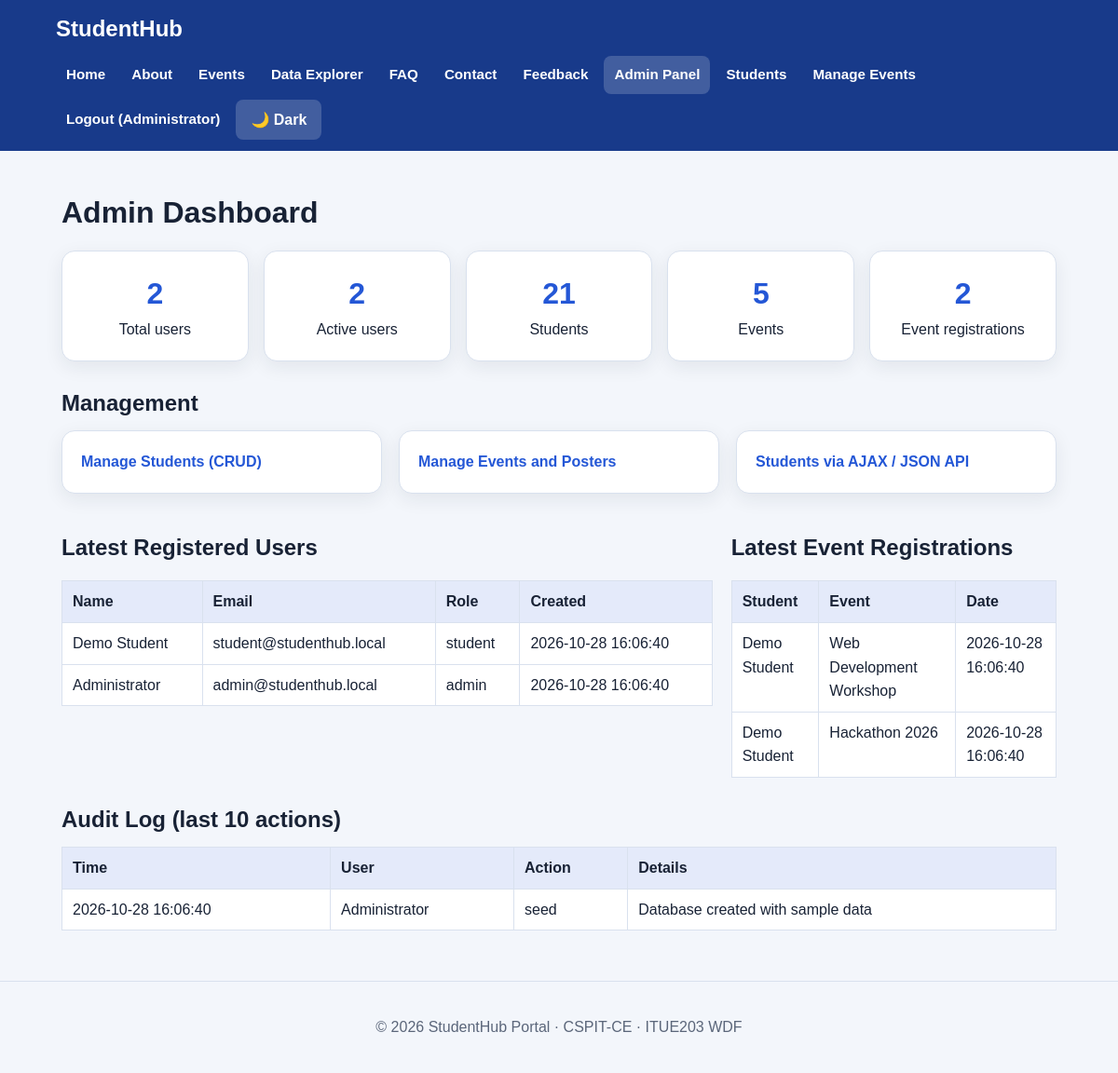
The app's page /studenthub/admin/index.php (signed in) with its own data.
### tables this page shows
CREATE TABLE users (
  user_id INT AUTO_INCREMENT PRIMARY KEY,
  name VARCHAR(60) NOT NULL,
  email VARCHAR(100) NOT NULL UNIQUE,
  mobile VARCHAR(10) DEFAULT NULL,
  gender ENUM('Male','Female','Other') DEFAULT NULL,
  password_hash VARCHAR(255) NOT NULL,
  role ENUM('admin','student') NOT NULL DEFAULT 'student',
  status ENUM('active','inactive') NOT NULL DEFAULT 'active',
  last_login DATETIME DEFAULT NULL,
  created_at TIMESTAMP DEFAULT CURRENT_TIMESTAMP
);

CREATE TABLE registrations (
  registration_id INT AUTO_INCREMENT PRIMARY KEY,
  student_id INT NOT NULL,
  event_id INT NOT NULL,
  registration_date TIMESTAMP DEFAULT CURRENT_TIMESTAMP,
  UNIQUE KEY uq_student_event (student_id, event_id),
  CONSTRAINT fk_reg_student FOREIGN KEY (student_id) REFERENCES students(student_id) ON DELETE CASCADE,
  CONSTRAINT fk_reg_event FOREIGN KEY (event_id) REFERENCES events(event_id) ON DELETE CASCADE
);

CREATE TABLE students (
  student_id INT AUTO_INCREMENT PRIMARY KEY,
  user_id INT DEFAULT NULL,
  name VARCHAR(60) NOT NULL,
  email VARCHAR(100) NOT NULL UNIQUE,
  course VARCHAR(30) NOT NULL,
  year TINYINT NOT NULL DEFAULT 1,
  status ENUM('active','inactive') NOT NULL DEFAULT 'active',
  created_at TIMESTAMP DEFAULT CURRENT_TIMESTAMP,
  CONSTRAINT fk_students_user FOREIGN KEY (user_id) REFERENCES users(user_id) ON DELETE SET NULL
);

CREATE TABLE events (
  event_id INT AUTO_INCREMENT PRIMARY KEY,
  event_name VARCHAR(100) NOT NULL,
  event_date DATE NOT NULL,
  venue VARCHAR(100) NOT NULL,
  category VARCHAR(40) NOT NULL DEFAULT 'General',
  status ENUM('open','closed') NOT NULL DEFAULT 'open',
  poster VARCHAR(150) DEFAULT NULL,
  description TEXT
);

CREATE TABLE audit_logs (
  log_id INT AUTO_INCREMENT PRIMARY KEY,
  user_id INT DEFAULT NULL,
  action VARCHAR(50) NOT NULL,
  details VARCHAR(255) DEFAULT NULL,
  created_at TIMESTAMP DEFAULT CURRENT_TIMESTAMP
);

### studenthub/includes/auth.php (called while the page is built, shortened)
<?php
function e($s) { return htmlspecialchars((string)$s, ENT_QUOTES, 'UTF-8'); }
function url($p = '') { return BASE_URL . ltrim($p, '/'); }

### studenthub/admin/index.php (the view, shortened to what this page needs)
<?php
require_once __DIR__ . '/../includes/auth.php';
$queries = [
    'Total users' => 'SELECT COUNT(*) FROM users',
    'Active users' => "SELECT COUNT(*) FROM users WHERE status = 'active'",
    'Students' => 'SELECT COUNT(*) FROM students',
    'Events' => 'SELECT COUNT(*) FROM events',
    'Event registrations' => 'SELECT COUNT(*) FROM registrations',
];
$stats = [];
foreach ($queries as $label => $sql) { $res = $conn->query($sql); $stats[$label] = $res ? (int)$res->fetch_row()[0] : 0; }
$newUsers = $conn->query('SELECT name, email, role, created_at FROM users ORDER BY user_id DESC LIMIT 5');
$latest = $conn->query('SELECT s.name, e.event_name, r.registration_date FROM registrations r JOIN students s ON s.student_id = r.student_id JOIN events e ON e.event_id = r.event_id ORDER BY r.registration_id DESC LIMIT 5');
$logs = $conn->query('SELECT a.action, a.details, a.created_at, u.name FROM audit_logs a LEFT JOIN users u ON u.user_id = a.user_id ORDER BY a.log_id DESC LIMIT 10');
include __DIR__ . '/../includes/header.php';
?>
<h1>Admin Dashboard</h1>
<div class="stats">
<?php foreach ($stats as $label => $n): ?><div class="card stat"><b><?= $n ?></b><?= e($label) ?></div><?php endforeach; ?>
</div>
<h2 class="section-title">Management</h2>
<div class="grid">
    <a class="card" href="<?= e(url('admin/students.php')) ?>">Manage Students (CRUD)</a>
    <a class="card" href="<?= e(url('admin/events.php')) ?>">Manage Events and Posters</a>
    <a class="card" href="<?= e(url('admin/ajax-students.php')) ?>">Students via AJAX / JSON API</a>
</div>
<div class="two-col" style="margin-top:24px">
<section><h2>Latest Registered Users</h2><div class="table-wrap"><table><tr><th>Name</th><th>Email</th><th>Role</th><th>Created</th></tr>
<?php while ($r = $newUsers->fetch_assoc()): ?><tr><td><?= e($r['name']) ?></td><td><?= e($r['email']) ?></td><td><?= e($r['role']) ?></td><td><?= e($r['created_at']) ?></td></tr><?php endwhile; ?></table></div></section>
<section><h2>Latest Event Registrations</h2><div class="table-wrap"><table><tr><th>Student</th><th>Event</th><th>Date</th></tr>
<?php if ($latest->num_rows): while ($r = $latest->fetch_assoc()): ?><tr><td><?= e($r['name']) ?></td><td><?= e($r['event_name']) ?></td><td><?= e($r['registration_date']) ?></td></tr><?php endwhile; else: ?><tr><td colspan="3">No registrations yet.</td></tr><?php endif; ?></table></div></section>
</div>
<h2 class="section-title">Audit Log (last 10 actions)</h2>
<div class="table-wrap"><table><tr><th>Time</th><th>User</th><th>Action</th><th>Details</th></tr>
<?php while ($r = $logs->fetch_assoc()): ?><tr><td><?= e($r['created_at']) ?></td><td><?= e($r['name'] ?? 'system') ?></td><td><?= e($r['action']) ?></td><td><?= e($r['details']) ?></td></tr><?php endwhile; ?></table></div>
<?php include __DIR__ . '/../includes/footer.php'; ?>

### studenthub/assets/css/style.css (style rules this page uses)
:root { --bg:#f3f6fb;--card:#fff;--text:#182235;--muted:#5b667a;--primary:#2457d6;--on-primary:#fff;--head:#183a8a;--border:#d9e1ee;--shadow:0 6px 20px rgba(24,34,53,.08);--ok:#176b36;--okbg:#e4f7e9;--err:#a61b1b;--errbg:#fde8e8 }
* { box-sizing:border-box }
html { scroll-behavior:smooth }
body { margin:0;font-family:Arial,Helvetica,sans-serif;line-height:1.6;background:var(--bg);color:var(--text) }
a { color:var(--primary);font-weight:600;text-decoration:none }
h1,h2,h3 { line-height:1.25 }
.card { background:var(--card);border:1px solid var(--border);border-radius:14px;padding:20px;box-shadow:var(--shadow) }
.grid { display:grid;gap:18px;grid-template-columns:repeat(auto-fit,minmax(240px,1fr)) }
.two-col { display:grid;gap:20px;grid-template-columns:2fr 1fr }
.section-title { margin:30px 0 14px }
.stats { display:grid;gap:16px;grid-template-columns:repeat(auto-fit,minmax(170px,1fr)) }
.stat { text-align:center }
.stat b { display:block;font-size:2rem;color:var(--primary) }
.table-wrap { overflow-x:auto }
table { width:100%;border-collapse:collapse;background:var(--card) }
th,td { border:1px solid var(--border);padding:9px 11px;text-align:left;vertical-align:top }
th { background:rgba(36,87,214,.12) }

### records on screen
users: name "Demo Student", email "student@studenthub.local", role "student", created_at "2026-10-28 16:06:40"
users: name "Administrator", email "admin@studenthub.local", role "admin", created_at "2026-10-28 16:06:40"
registrations: student.name "Demo Student", event.event_name "Web Development Workshop", registration_date "2026-10-28 16:06:40"
registrations: student.name "Demo Student", event.event_name "Hackathon 2026", registration_date "2026-10-28 16:06:40"
audit_logs: created_at "2026-10-28 16:06:40", user.name "Administrator", action "seed", details "Database created with sample data"

### other values on screen
$label "Home About Events Data Explorer FAQ Contact Feedback Admin Panel Students Manage Events"
$_SESSION['name'] "Administrator"
$n "2"
$label "Total users"
$label "Active users"
$n "21"
$label "Students"
$n "5"
$label "Events"
$label "Event registrations"
